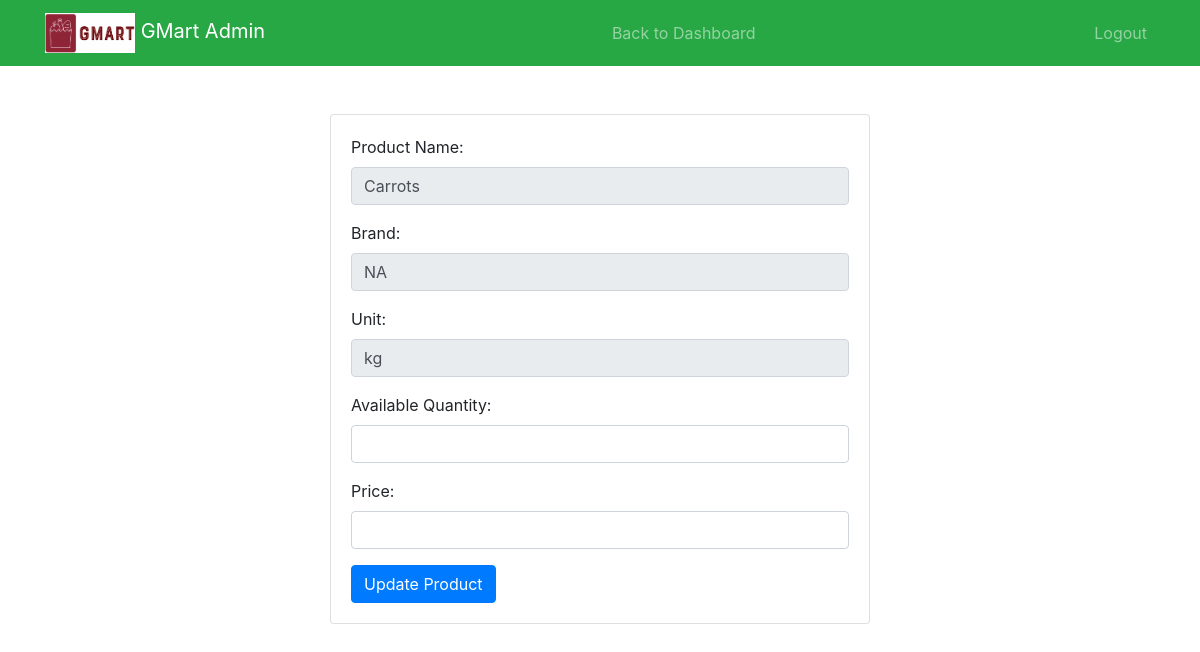
The app's page /edit_product/4 with its own data.
### tables this page shows
CREATE TABLE products (
    id INTEGER PRIMARY KEY AUTOINCREMENT,
    product_name TEXT,
    category_id INTEGER,
    available_quantity INTEGER,
    unit TEXT,
    brand_name TEXT,
    price REAL,
    FOREIGN KEY (category_id) REFERENCES categories (id)
);

### app.py (the view, shortened to what this page needs)
@app.route('/edit_product/<int:product_id>', methods=['GET', 'POST'])
def edit_product(product_id):
    product = get_product_by_id(product_id)
    category_id = product[2]
    return render_template('edit_products.html', product=product)

### app.py (called while the page is built)
def get_product_by_id(product_id):
    connection = get_db_connection2()
    cursor = connection.cursor()
    try:
        cursor.execute("SELECT * FROM products WHERE id = ?", (product_id,))
        product = cursor.fetchone()
        return product
    except sqlite3.Error as e:
        print("Error fetching product:", e)
        return None
    finally:
        connection.close()

def get_db_connection2():
    return sqlite3.connect(DATABASE)

### templates/edit_products.html (shortened to what this page needs)
<!DOCTYPE html>
<html lang="en">
<head>
    <link rel="stylesheet" href="https://stackpath.bootstrapcdn.com/bootstrap/4.5.2/css/bootstrap.min.css">
</head>
<body>
{% block content %}
    <nav class="navbar navbar-expand-lg navbar-dark bg-success">
    <div class="container">
        <a class="navbar-brand" href="#">
            <img src="{{ url_for('static', filename='images/logo.png') }}" alt="GMart Logo" width="90" height="40">
            GMart Admin
        </a>
        <ul class="navbar-nav ml-auto">
            <a class="nav-link" href="{{ url_for('admin_dashboard') }}">
            <li class="nav-item">
                Back to Dashboard
            </li></a>
        </ul>
        <ul class="navbar-nav ml-auto">
            <li class="nav-item">
                <a class="nav-link" href="{{ url_for('admin_logout') }}">Logout</a>
            </li>
        </ul>
    </div>
    </nav>
    <div class="container" style="padding-top: 4%;">
        <div class="row justify-content-center">
            <div class="col-md-6">
                <div class="card">
                    <div class="card-body">
                        <form method="post">
                            <div class="form-group">
                                <label for="product_name">Product Name:</label>
                                <input type="text" id="product_name" name="product_name" value="{{ product[1] }}" readonly class="form-control">
                            </div>
                            <div class="form-group">
                                <label for="brand">Brand:</label>
                                <input type="text" id="brand" name="brand" value="{{ product[5] }}" readonly class="form-control">
                            </div>
                            <div class="form-group">
                                <label for="unit">Unit:</label>
                                <input type="text" id="unit" name="unit" value="{{ product[4] }}" readonly class="form-control">
                            </div>
                            <div class="form-group">
                                <label for="available_quantity">Available Quantity:</label>
                                <input type="number" id="available_quantity" name="available_quantity" value="{{ product['available_quantity'] }}" class="form-control">
                            </div>
                            <div class="form-group">
                                <label for="price">Price:</label>
                                <input type="number" id="price" name="price" value="{{ product['price'] }}" class="form-control">
                            </div>
                            <button type="submit" name="edit_product" value="{{ product[0] }}" class="btn btn-primary">Update Product</button>
                        </form>
                    </div>
                </div>
            </div>
        </div>
    </div>
{% endblock %}
</body>
</html>

### records on screen
products: product_name "Carrots", brand "NA", unit "kg"
